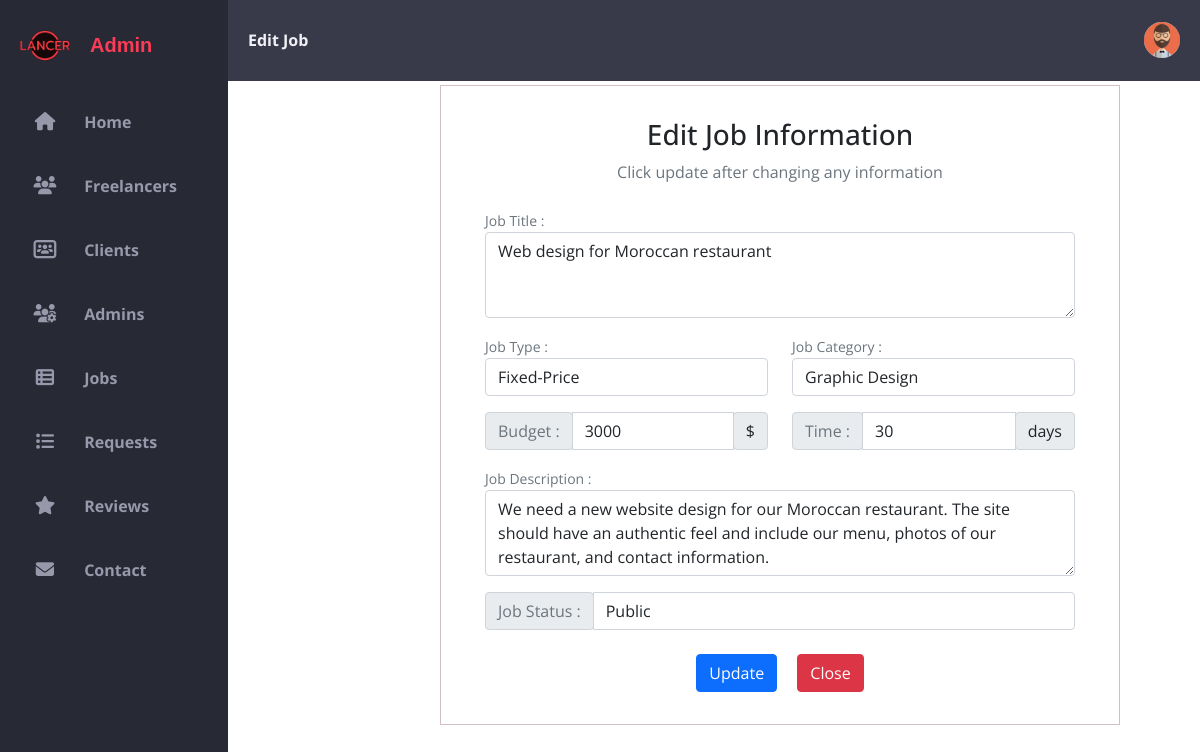
Screenshot of /admin/edit-job.php?idad=69 with the database file from the repository.
### tables this page shows
CREATE TABLE `jobs` (
  `id_job` int(11) NOT NULL,
  `title` varchar(255) NOT NULL,
  `type` varchar(255) NOT NULL,
  `category` varchar(255) NOT NULL,
  `budget` int(11) NOT NULL,
  `description` varchar(255) NOT NULL,
  `time` int(11) NOT NULL,
  `job_status` enum('public','private','completed') DEFAULT 'public',
  `id_client` int(11) NOT NULL DEFAULT 0
);

### admin/edit-job.php (the view, shortened to what this page needs)
<?php
    @include '../login/config.php';
    $id = $_GET['idad'];
    $id_admin = $_SESSION['admin_id'];
    $sql="SELECT * FROM admin WHERE id_admin = '$id_admin'  ";
    $req = mysqli_query($conn , $sql) ;
    $num_ligne = mysqli_fetch_assoc($req);
?>
<!DOCTYPE html>
<html lang="en">
  <head>
    <link rel="stylesheet" href="CSS/style.css" />
    <link rel="stylesheet" href="https://cdnjs.cloudflare.com/ajax/libs/font-awesome/6.1.2/css/all.min.css">
    <link href="https://cdn.jsdelivr.net/npm/bootstrap@5.1.3/dist/css/bootstrap.min.css" rel="stylesheet">
</head>
<body>
    <div class="grid-container">
        <section>
            <nav>
                <a href="jobs.php" class="name_page">Edit Job</a>
                <div class="profile">
                    <?php
                            if($num_ligne['statut']==0)  {
                                echo '<img class="profile-pic" src="photoadmin/default.jpg">' ;
                            }
                            else{
                                $ex=$num_ligne['exentation'];
                                $namf=$id_admin.'.'.$ex;
                                echo ' <img class="profile-pic" src="photoadmin/'.$namf.'">';
                            }
                    ?>
                </div>
            </nav>
        </section>
        <aside id="sidebar">
            <div class="sidebar-title">
                <div class="sidebar-brand">
                    <img src="img/logo.png" class="logo-title">
                    <span class="material-icons-outlined">Admin</span>
                </div>
            </div>
            <ul class="sidebar-list">
                <li>
                    <a href="home.php">
                        <i class="fa-solid fa-house"></i>
                        <span class="material-icons-outlined">Home</span>
                    </a>
                </li>
                <li>
                    <a href="freelancers.php">
                        <i class="fas fa-users"></i>
                        <span class="material-icons-outlined">Freelancers</span>
                    </a>
                </li>
                <li>
                    <a href="clients.php">
                        <i class="fas fa-light fa-users-rectangle"></i>
                        <span class="material-icons-outlined">Clients</span>
                    </a>
                </li>
                <li>
                    <a href="admins.php">
                        <i class="fa-solid fa-users-gear"></i>
                        <span class="material-icons-outlined">Admins</span>
                    </a>
                </li>
                <li>
                    <a href="jobs.php">
                        <i class="fa-solid fa-table-list"></i>
                        <span class="material-icons-outlined">Jobs</span>
                    </a>
                </li>
                <li>
                    <a href="requests.php">
                        <i class="fa-solid fa-list"></i>
                        <span class="material-icons-outlined">Requests</span>
                    </a>
                </li>
                <li>
                    <a href="reviews.php">
                        <i class="fa-solid fa-star"></i>
                        <span class="material-icons-outlined">Reviews</span>
                    </a>
                </li>
                <li>
                    <a href="contact-us.php">
                        <i class="fas fa-envelope"></i>
                        <span class="material-icons-outlined">Contact</span>
                    </a>
                </li>
            </ul>
        </aside>
        <div class="container" style="border: 1px solid rgb(211, 193, 193); padding: 2rem; margin: 85px 180px; max-width: 680px;">
            <div class="text-center mb-4 fs-6">
                <h3>Edit Job Information</h3>
                <p class="text-muted">Click update after changing any information</p>
            </div>
            <?php
                $sql = "SELECT * from jobs where id_job = $id LIMIT 1";
                $result = mysqli_query($conn, $sql);
                $row = mysqli_fetch_assoc($result);
            ?>
            <div class="container d-flex justify-content-center">
                <form method="post" style="width: 50vw;">
                    <div class="form-group mb-3">
                        <small class="text-muted mt-2">Job Title :</small>
                        <textarea name="title" class="form-control" rows="3"><?php  echo $row['title'] ?></textarea>
                    </div>
                    <div class="row">
                        <div class="col form-group">
                        <small class="text-muted mt-2">Job Type :</small>
                        <select class="form-control" name="type">
                            <option value="Fixed-Price" <?php if ($row['type'] == 'Fixed-Price') { echo 'selected'; } ?>>Fixed-Price</option>
                        </select>
                        </div>
                        <div class="col form-group">
                            <small class="text-muted mt-2">Job Category :</small>
                            <select class="form-control" name="category">
                                <option value="Graphic Design" <?php if ($row['category'] == 'Graphic Design') { echo 'selected'; } ?>>Graphic Design</option>
                            </select>
                        </div>
                    </div>
                    <div class="row">
                        <div class="col input-group mt-3">
                            <div class="input-group-prepend">
                                <small class="text-muted input-group-text">Budget :</small>
                            </div>
                            <input type="number" step="1" min="0" class="form-control" name="budget" value="<?php echo $row['budget'] ?>">
                            <div class="input-group-prepend">
                                <span class="input-group-text">$</span>
                            </div>
                        </div>
                        <div class="col input-group mt-3">
                            <div class="input-group-prepend">
                                <small class="text-muted input-group-text">Time :</small>
                            </div>
                            <input type="number" class="form-control" name="time" step="1" min="0" value="<?php echo $row['time']; ?>">
                            <div class="input-group-prepend">
                                <span class="input-group-text">days</span>
                            </div>
                        </div>
                    </div>
                    <div class="form-group mt-3">
                        <small class="text-muted mt-2">Job Description :</small>
                        <textarea class="form-control" rows="3" name="description"><?php  echo $row['description'] ?></textarea>
                    </div>
                    <div class="input-group mt-3">
                        <div class="input-group-prepend">
                            <small class="text-muted input-group-text">Job Status :</small>
                        </div>
                        <select class="form-control" name="job_status">
                            <option value="public" <?php if($row['job_status'] == 'public') echo 'selected'; ?>>Public</option>
                        </select>
                    </div>
                    <div class="text-center mt-4">
                        <button type="submit" class="btn btn-primary mx-2" name="submit">Update</button>
                        <button type="button" class="btn btn-danger mx-2" onclick="window.location.href='jobs.php'">Close</button>
                    </div>
                </form>
            </div>
        </div>
    </div>
</body>
</html>

### admin/CSS/style.css (style rules this page uses)
* { font-family: 'Open Sans', sans-serif; margin: 0; padding: 0; box-sizing: border-box; }
:root { --grey: #F1F0F6; --dark-grey: #8D8D8D; --light: #fff; --dark: #000; --green: #81D43A; --light-green: #E3FFCB; --blue: #1775F1; --light-blue: #D0E4FF; --dark-blue: #0C5FCD; --red: #FC3B56; --primary-color: #272935; }
body { margin: 0; padding: 0; box-sizing: border-box; background-color: white; color: #666666; font-family: "Montserrat", sans-serif; overflow-x: hidden; }
a { text-decoration: none; }
li { list-style: none; }
section { padding: 4.7rem; margin: 1px -60px; max-width: 1200px; }
.grid-container { width: 100%; display: grid; grid-template-columns: 260px 1fr 1fr 1fr; grid-template-rows: 0.2fr 3fr; grid-template-areas: "sidebar header header header" "sidebar main main main"; height: 100vh; }
nav { background: #383a49; height: 10%; width: 81%; padding: 0 20px; display: flex; align-items: center; grid-gap: 28px; position: fixed; top: 0; right: 0; z-index: 999; justify-content: space-between; }
nav .name_page { text-decoration: none; font-weight: bolder; margin-right: 100px; color: var(--grey); }
nav .profile { position: relative; margin-left: auto; }
nav .profile img { width: 36px; height: 36px; border-radius: 50%; object-fit: cover; cursor: pointer; }
#sidebar { grid-area: sidebar; height: 100%; width: 19%; background-color: #272935; color: #9799ab; overflow-y: auto; transition: all 0.5s; -webkit-transition: all 0.5s; position: fixed; }
.sidebar-title { display: flex; justify-content: space-between; align-items: center; padding: 20px; margin-bottom: 25px; }
.sidebar-brand img { height: 50px; margin-right: 10px; }
.sidebar-brand span { margin-left: 10px; font-weight: bold; font-family: 'Franklin Gothic Medium', 'Arial Narrow', Arial, sans-serif; color: var(--red); font-size: 20px; }
.sidebar-brand { display: flex; align-items: center; font-size: 20px; font-weight: 700; }
.sidebar-list { padding: 0; margin-top: -25px; list-style-type: none; }
.sidebar-list li { padding: 20px 20px 20px 20px; }
.sidebar-list li a { text-decoration: none; color: #9799ab; display: block; }
.sidebar-list li a i { position: relative; width: 50px; font-size: 18.3px; text-align: center; }
.sidebar-list li a span { color: #9799ab; position: relative; margin-left: 10px; font-weight: bold; }

### rows the page displays
jobs: title "Web design for Moroccan restaurant", type "Fixed-Price", category "Graphic Design", budget "3000", time "30", description "We need a new website design for our Moroccan restaurant. The site should have an authentic feel and include our menu, photos of our restaurant, and contact information.", job_status "Public"
